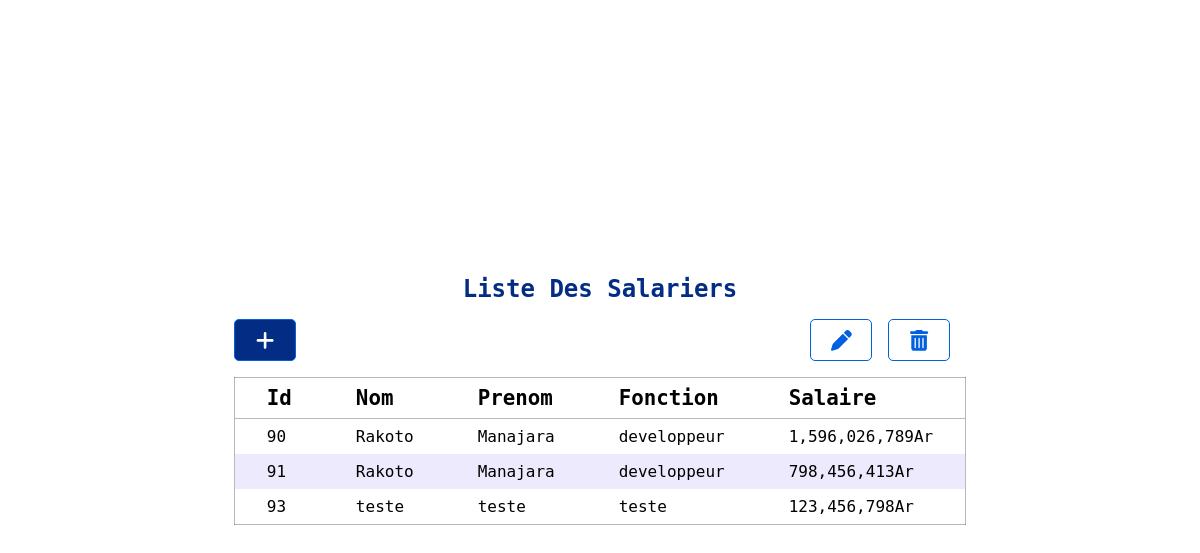
The page / on the database its author committed.
### tables this page shows
CREATE TABLE `salariers` (
  `id` int NOT NULL,
  `nom` varchar(255) NOT NULL,
  `prenom` varchar(255) NOT NULL,
  `fonction` varchar(255) NOT NULL,
  `salaire` bigint NOT NULL
);

### Www/index.php (called while the page is built, shortened)
<?php
include("../include.php");
include("../App/Views/header.php");
$controleur = new SalarierControler();
$action = $_GET['action'];
if($action == ""){
    $action = 'index';
}
$controleur->$action();
include("../App/Views/footer.php");

### Kernel/View.php (called while the page is built, shortened)
<?php
class View{
    private string $fileName;
    private $path = "../App/Views/";
    public function __construct($fileName , $param = NULL){
        $this->fileName = $fileName;
        $this->display();
    }
    public function display(){
        include($this->path . $this->fileName);
    }
}

### App/Controler/SalarierControler.php (called while the page is built, shortened)
<?php
class SalarierControler{
    public function index(){
        $salariers = Salariers::all();
        return new View('Salariers/index.php', ['salariers'=> $salariers]);
    }
}

### include.php (called while the page is built, shortened)
<?php
spl_autoload_register(function($classe){
    $classe = "../". str_replace("\\", '/' , $classe). '.php';
});

### App/Model/Salariers.php (called while the page is built, shortened)
<?php
class Salariers{
    public static function all(){
        $query = 'SELECT * FROM salariers';
        return Connexion::query($query);
    }
}

### Kernel/Connexion.php (called while the page is built, shortened)
<?php
class Connexion {
    private static $pdo;
    public static function get(){
        $dns = "mysql:host=". Db::HOST .";dbname=".DB::NAME;
        $username = DB::USERNAME;
        $password = DB::PASSWORD;
        if(!isset(self::$pdo)){
            try {
                self::$pdo = new \PDO($dns,$username,$password);
                self::$pdo->setAttribute(\PDO::ATTR_ERRMODE , \PDO::ERRMODE_EXCEPTION);
            } catch (\PDOException $exception) {
                echo "erreur de connextion :".$exception->getMessage();
            }
        }
        return self::$pdo;
    }
    public static function query($query){
        $stmt = self::get()->query($query);
        return $stmt->fetchAll(PDO::FETCH_ASSOC);
    }
}

### App/Views/Salariers/index.php (the view, shortened to what this page needs)
<div class="container">
<div class="title">
    <h1>Liste des Salariers</h1>
</div>
<div class="icone">
    <a href="?action=ajout" class="ajouter"><i class="fa-solid fa-plus"></i></a>
    <div class="modification">
        <a href="?action=modifier&id=<?= $_GET['id'] ?>" class="modifier"><i class="fa-solid fa-pen"></i></a>
        <a href="#popup" class="supprimer"><i class="fa-solid fa-trash-can"></i></a>
    </div>
</div>
<div class="salariers">
    <table>
        <thead>
            <tr>
                <th scope="col">Id</th>
                <th scope="col">Nom</th>
                <th scope="col">Prenom</th>
                <th scope="col">Fonction</th>
                <th scope="col">Salaire</th>
            </tr>
        </thead>
        <tbody>
        <?php foreach ($salariers as $salarier) : ?>
        <?php
            $id=$salarier["id"];
            $nom=$salarier["nom"];
            $prenom=$salarier["prenom"];
            $fonction=$salarier["fonction"];
            $sal=number_format($salarier["salaire"]);
        ?>
                <tr class="<?= $active=($_GET['id']== $id) ? "active": " " ?>">
                    <td scope="row"><?= $id ?></td>
                    <td scope="row"><?= $nom ?></td>
                    <td scope="row"><?= $prenom ?></td>
                    <td scope="row"><?= $fonction ?></td>
                    <td scope="row"><?= $sal ?>Ar </td>
                    <td scope="row" class="lien-row">
                        <a href=".?id=<?= $id?>&nom=<?= $nom ?>&prenom=<?= $prenom ?>&fonction=<?= $fonction ?>&salaire=<?= $sal ?>"></a>
                    </td>
                </tr>
            <?php endforeach; ?>
        </tbody>
    </table>
</div>
</div>

### App/Views/header.php (shortened to what this page needs)
<!DOCTYPE html>
<html lang="en">
<head>
    <link rel="stylesheet" href="/dist/css/all.css">
    <link rel="stylesheet" href="/dist/css/all.min.css">
    <link rel="stylesheet" href="/dist/css/formulaire.css">
    <link rel="stylesheet" href="/dist/css/index.css">
</head>
<body>

### App/Views/footer.php (shortened to what this page needs)
</html>

### rows shown on the page
salariers: id "90", nom "Rakoto", prenom "Manajara", fonction "developpeur", salaire "1,596,026,789"
salariers: id "91", nom "Rakoto", prenom "Manajara", fonction "developpeur", salaire "798,456,413"
salariers: id "93", nom "teste", prenom "teste", fonction "teste", salaire "123,456,798"
